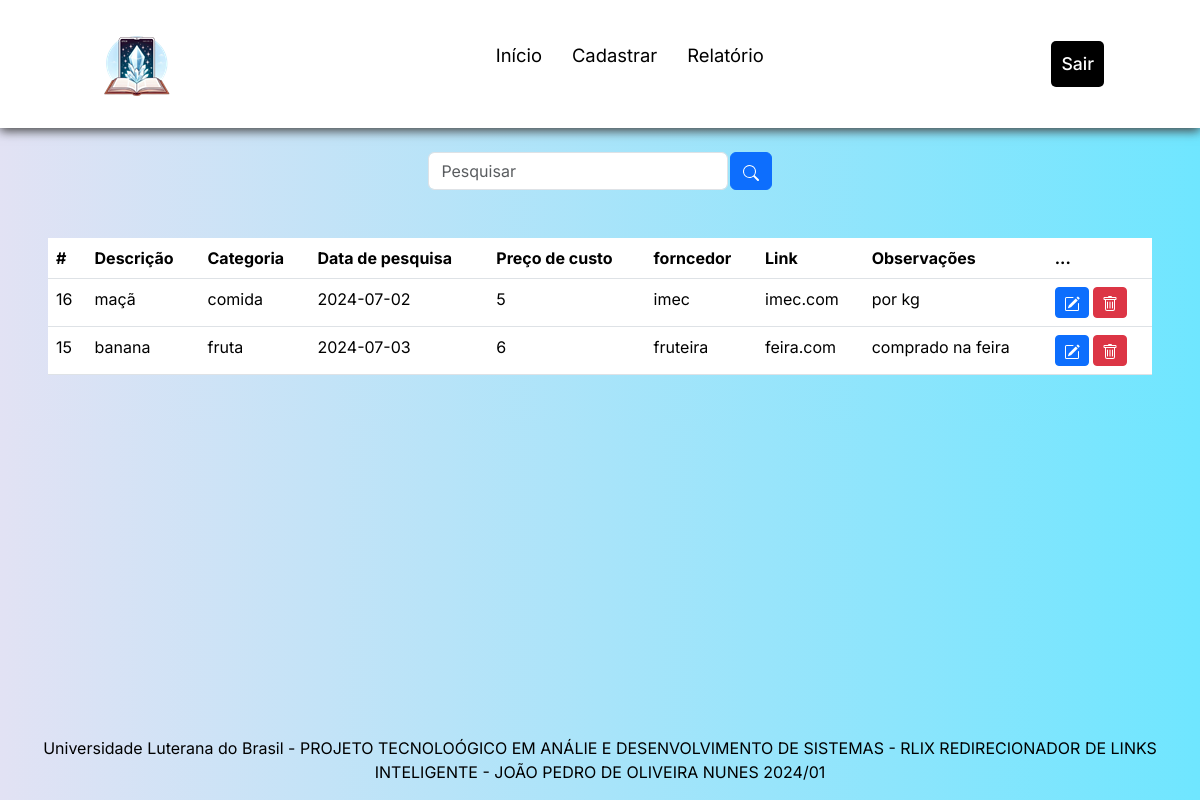
The page /catalogo.php (signed in) on the database its author committed.
### tables this page shows
CREATE TABLE `links` (
  `id` int(11) NOT NULL,
  `descricaoli` varchar(45) NOT NULL,
  `categoriali` varchar(20) NOT NULL,
  `datapesquisali` date NOT NULL,
  `precocustoli` int(11) NOT NULL,
  `fornli` varchar(20) NOT NULL,
  `linkli` varchar(125) NOT NULL,
  `observacoesli` varchar(90) NOT NULL
);

### catalogo.php (the view, shortened to what this page needs)
<?php
	include_once('config.php');
	if (!empty($_GET['search']))
	{
		$data = $_GET['search'];
		$sql = "SELECT * FROM links WHERE id LIKE '%$data%' or descricaoli LIKE '%$data%' or categoriali LIKE '%$data%' or fornli LIKE '%$data%' ORDER BY id DESC";
	}
	else
	{
		$sql = "SELECT * FROM links ORDER BY id DESC";
	}
	$result = $conexao->query($sql);
?>
<!DOCTYPE html>
<html lang="pt-br">
<head>
	<link href="https://cdn.jsdelivr.net/npm/bootstrap@5.3.3/dist/css/bootstrap.min.css" rel="stylesheet">
	<link rel="stylesheet" href="print.css">
</head>
<body>
	<header class="noprint">
		<nav class="nav-bar">
			<div class="logo">
				<img src="imagens/logo.png">
			</div>
			<div class="nav-list">
				<ul>
					<li class="nav-item"><a href="home.php" class="nav-link">Início</a></li>
					<li class="nav-item"><a href="cadastrolink.php" class="nav-link">Cadastrar</a></li>
					<li class="nav-item"><button onclick="window.print()" class="nav-link">Relatório</button></li>
				</ul>
			</div>
			<div class="login-button">
				<button style="background-color:#000; border-color:none; border:none; padding:10px; border-radius:5px"><a href="sair.php">Sair</a></button>
			</div>
		</nav>
	</header>
	<br>
	<div class="noprint">
	<div class="box-search">
        <input type="search" class="form-control w-25" placeholder="Pesquisar" id="pesquisar">
        <button onclick="searchData()" class="btn btn-primary">
        </button>
    </div>
    </div>
	<div class="m-5">
		<table class="table">
			<thead>
				<tr>
					<th scope="col">#</th>
					<th scope="col">Descrição</th>
					<th scope="col">Categoria</th>
					<th scope="col">Data de pesquisa</th>
					<th scope="col">Preço de custo</th>
					<th scope="col">forncedor</th>
					<th scope="col">Link</th>
					<th scope="col">Observações</th>
					<th scope="col">...</th>
				</tr>
			</thead>
			<tbody>
				<?php
					while ($user_data = mysqli_fetch_assoc($result))
					{
						echo "<tr>";
						echo "<td>".$user_data['id']."</td>";
						echo "<td>".$user_data['descricaoli']."</td>";
						echo "<td>".$user_data['categoriali']."</td>";
						echo "<td>".$user_data['datapesquisali']."</td>";
						echo "<td>".$user_data['precocustoli']."</td>";
						echo "<td>".$user_data['fornli']."</td>";
						echo "<td>".$user_data['linkli']."</td>";
						echo "<td>".$user_data['observacoesli']."</td>";
						echo "<td>
						<a class='btn btn-sm btn-primary' href='edit.php?id=$user_data[id]'>
						<svg xmlns='http://www.w3.org/2000/svg' width='16' height='16' fill='currentColor' class='bi bi-pencil-square' viewBox='0 0 16 16'>
  						<path d='M15.502 1.94a.5.5 0 0 1 0 .706L14.459 3.69l-2-2L13.502.646a.5.5 0 0 1 .707 0l1.293 1.293zm-1.75 2.456-2-2L4.939 9.21a.5.5 0 0 0-.121.196l-.805 2.414a.25.25 0 0 0 .316.316l2.414-.805a.5.5 0 0 0 .196-.12l6.813-6.814z'/>
  						<path fill-rule='evenodd' d='M1 13.5A1.5 1.5 0 0 0 2.5 15h11a1.5 1.5 0 0 0 1.5-1.5v-6a.5.5 0 0 0-1 0v6a.5.5 0 0 1-.5.5h-11a.5.5 0 0 1-.5-.5v-11a.5.5 0 0 1 .5-.5H9a.5.5 0 0 0 0-1H2.5A1.5 1.5 0 0 0 1 2.5z'/>
						</svg>
						</a>
						<a class='btn btn-sm btn-danger' href='delete.php?id=$user_data[id]'>
							<svg xmlns='http://www.w3.org/2000/svg' width='16' height='16' fill='currentColor' class='bi bi-trash' viewBox='0 0 16 16'>
  							<path d='M5.5 5.5A.5.5 0 0 1 6 6v6a.5.5 0 0 1-1 0V6a.5.5 0 0 1 .5-.5m2.5 0a.5.5 0 0 1 .5.5v6a.5.5 0 0 1-1 0V6a.5.5 0 0 1 .5-.5m3 .5a.5.5 0 0 0-1 0v6a.5.5 0 0 0 1 0z'/>
  								<path d='M14.5 3a1 1 0 0 1-1 1H13v9a2 2 0 0 1-2 2H5a2 2 0 0 1-2-2V4h-.5a1 1 0 0 1-1-1V2a1 1 0 0 1 1-1H6a1 1 0 0 1 1-1h2a1 1 0 0 1 1 1h3.5a1 1 0 0 1 1 1zM4.118 4 4 4.059V13a1 1 0 0 0 1 1h6a1 1 0 0 0 1-1V4.059L11.882 4zM2.5 3h11V2h-11z'/>
						</svg>
						</a>
						</td>";
						echo "</tr>";
					}
				?>
			</tbody>
		</table>
	</div>
	<footer>
			<p>Universidade Luterana do Brasil - PROJETO TECNOLOÓGICO EM ANÁLIE E DESENVOLVIMENTO DE SISTEMAS - <span> RLIX REDIRECIONADOR DE LINKS INTELIGENTE - JOÃO PEDRO DE OLIVEIRA NUNES 2024/01</span></p>
	</footer>
</body>
</html>

### catalogo.php (style rules this page uses)
* { padding: 0; margin: 0; font-family: 'Inter', sans-serif; }
body { background: rgb(2,0,36); background: linear-gradient(90deg, rgba(2,0,36,1) 0%, rgba(226,226,244,1) 0%, rgba(111,230,255,1) 100%, rgba(0,212,255,1) 100%); }
header { background-color: #fff; box-shadow: 0px 3px 10px #464646; }
.nav-bar { display: flex; justify-content: space-between; padding: 1.5rem 6rem; }
.logo { display: flex; align-items: center; }
.nav-list { display: flex; align-items: center; }
.nav-list ul { display: flex; justify-content: center; list-style: none; }
.nav-item { margin: 0 15px; }
.nav-link { text-decoration: none; font-size: 1.15rem; color: #000; font-weight: 400; }
.login-button { margin-top: auto; margin-bottom: auto; }
.login-button a { text-decoration: none; color: #fff; font-weight: 500; font-size: 1.1rem; }
footer { position: absolute; bottom: 0; left: 0; width: 100%; color: #000; text-align: center; }
.box-search { display: flex; justify-content: center; gap: .1%; }

### rows shown on the page
links: id "16", descricaoli "maçã", categoriali "comida", datapesquisali "2024-07-02", precocustoli "5", fornli "imec", linkli "imec.com", observacoesli "por kg"
links: id "15", descricaoli "banana", categoriali "fruta", datapesquisali "2024-07-03", precocustoli "6", fornli "fruteira", linkli "feira.com", observacoesli "comprado na feira"
